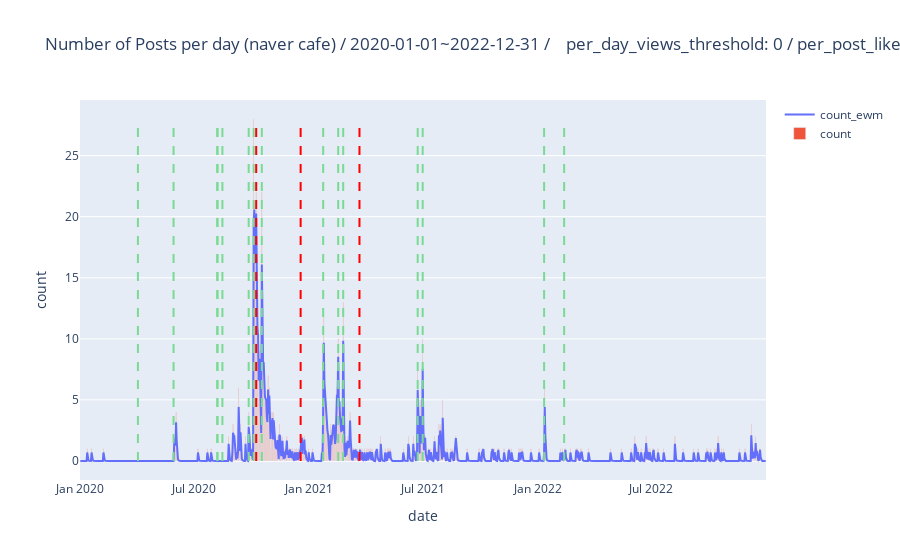

Notebook source saved alongside this figure:
### Code cell
# minimum filtering wo ewm
vis_df = filtered_by_keyword_naver_cafe_posts_df
day_start = '2020-01-01'
day_end = '2022-12-31'
per_day_views_threshold = 0
per_post_likes_threshold = 0
title = f'Number of Posts per day (naver cafe) / {day_start}~{day_end} /\
    per_day_views_threshold: {per_day_views_threshold} / per_post_likes_threshold: {per_post_likes_threshold}' 
vis_df = plot_per_day_post_count_plotly_with_events(filtered_by_keyword_naver_cafe_posts_df, title=title,\
    day_start=day_start, day_end=day_end, \
    per_post_likes_threshold=per_post_likes_threshold, \
    per_day_views_threshold=per_day_views_threshold, \
    events=events, \
    smoothing='ewm',
)

### Figure 1 — Plotly figure (JSON) as saved in the notebook; plotly's stock layout.template omitted (floating-point values rounded to 4 significant figures; data arrays with more than 128 entries replaced by an {"elided": "..."} marker saying what was removed)
{"data": [{"mode": "lines", "name": "count_ewm", "type": "scatter", "x": {"elided": "1096 str values"}, "y": {"elided": "1096 float values"}}, {"name": "count", "type": "bar", "x": {"elided": "1096 str values"}, "y": {"elided": "1096 int values"}}], "layout": {"shapes": [{"line": {"color": "Red", "dash": "dash", "width": 2}, "type": "line", "x0": "2020-10-08", "x1": "2020-10-08", "y0": 0, "y1": 28}, {"line": {"color": "Red", "dash": "dash", "width": 2}, "type": "line", "x0": "2020-12-18", "x1": "2020-12-18", "y0": 0, "y1": 28}, {"line": {"color": "Red", "dash": "dash", "width": 2}, "type": "line", "x0": "2021-03-22", "x1": "2021-03-22", "y0": 0, "y1": 28}, {"line": {"color": "#79db93", "dash": "dash", "width": 2}, "type": "line", "x0": "2021-02-24", "x1": "2021-02-24", "y0": 0, "y1": 28}, {"line": {"color": "#79db93", "dash": "dash", "width": 2}, "type": "line", "x0": "2020-04-02", "x1": "2020-04-02", "y0": 0, "y1": 28}, {"line": {"color": "#79db93", "dash": "dash", "width": 2}, "type": "line", "x0": "2020-05-29", "x1": "2020-05-29", "y0": 0, "y1": 28}, {"line": {"color": "#79db93", "dash": "dash", "width": 2}, "type": "line", "x0": "2020-08-07", "x1": "2020-08-07", "y0": 0, "y1": 28}, {"line": {"color": "#79db93", "dash": "dash", "width": 2}, "type": "line", "x0": "2020-08-15", "x1": "2020-08-15", "y0": 0, "y1": 28}, {"line": {"color": "#79db93", "dash": "dash", "width": 2}, "type": "line", "x0": "2020-09-26", "x1": "2020-09-26", "y0": 0, "y1": 28}, {"line": {"color": "#79db93", "dash": "dash", "width": 2}, "type": "line", "x0": "2020-08-07", "x1": "2020-08-07", "y0": 0, "y1": 28}, {"line": {"color": "#79db93", "dash": "dash", "width": 2}, "type": "line", "x0": "2020-10-04", "x1": "2020-10-04", "y0": 0, "y1": 28}, {"line": {"color": "#79db93", "dash": "dash", "width": 2}, "type": "line", "x0": "2020-10-17", "x1": "2020-10-17", "y0": 0, "y1": 28}, {"line": {"color": "#79db93", "dash": "dash", "width": 2}, "type": "line", "x0": "2021-01-23", "x1": "2021-01-23", "y0": 0, "y1": 28}, {"line": {"color": "#79db93", "dash": "dash", "width": 2}, "type": "line", "x0": "2021-02-16", "x1": "2021-02-16", "y0": 0, "y1": 28}, {"line": {"color": "#79db93", "dash": "dash", "width": 2}, "type": "line", "x0": "2021-06-23", "x1": "2021-06-23", "y0": 0, "y1": 28}, {"line": {"color": "#79db93", "dash": "dash", "width": 2}, "type": "line", "x0": "2021-07-01", "x1": "2021-07-01", "y0": 0, "y1": 28}, {"line": {"color": "#79db93", "dash": "dash", "width": 2}, "type": "line", "x0": "2022-01-11", "x1": "2022-01-11", "y0": 0, "y1": 28}, {"line": {"color": "#79db93", "dash": "dash", "width": 2}, "type": "line", "x0": "2022-02-12", "x1": "2022-02-12", "y0": 0, "y1": 28}], "title": {"text": "Number of Posts per day (naver cafe) / 2020-01-01~2022-12-31 /    per_day_views_threshold: 0 / per_post_likes_threshold: 0"}, "xaxis": {"title": {"text": "date"}}, "yaxis": {"title": {"text": "count"}}}}
